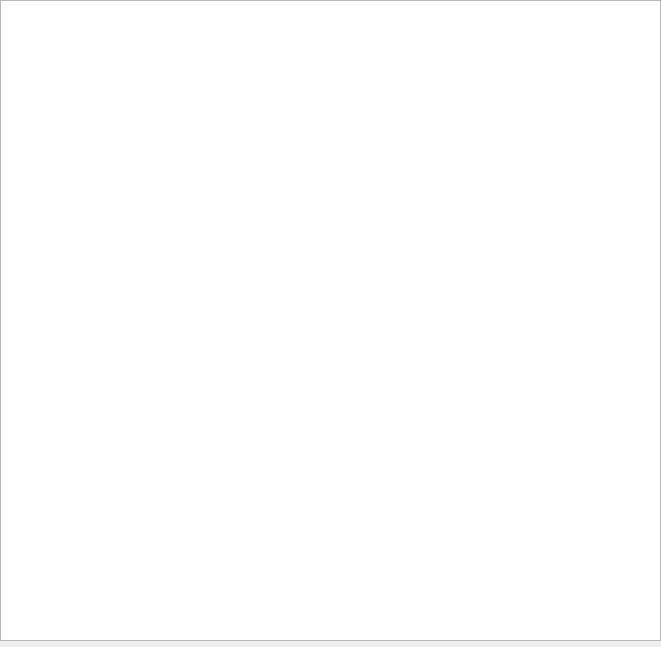
<?xml version="1.0" encoding="UTF-8"?>
<ui version="4.0">
 <class>ProductListDialog</class>
 <widget class="QDialog" name="ProductListDialog">
  <property name="geometry">
   <rect>
    <x>0</x>
    <y>0</y>
    <width>661</width>
    <height>647</height>
   </rect>
  </property>
  <property name="windowTitle">
   <string>Dialog</string>
  </property>
  <widget class="QWidget" name="verticalLayoutWidget">
   <property name="geometry">
    <rect>
     <x>0</x>
     <y>0</y>
     <width>661</width>
     <height>641</height>
    </rect>
   </property>
   <layout class="QVBoxLayout" name="verticalLayout">
    <item>
     <widget class="QTextEdit" name="textEdit"/>
    </item>
   </layout>
  </widget>
 </widget>
 <resources/>
 <connections/>
</ui>
